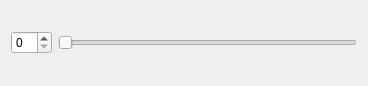
<?xml version="1.0" encoding="UTF-8"?>
<ui version="4.0">
 <class>SmallWidget</class>
 <widget class="QWidget" name="SmallWidget">
  <property name="geometry">
   <rect>
    <x>0</x>
    <y>0</y>
    <width>368</width>
    <height>86</height>
   </rect>
  </property>
  <property name="windowTitle">
   <string>Form</string>
  </property>
  <layout class="QHBoxLayout" name="horizontalLayout">
   <item>
    <widget class="QSpinBox" name="spinBox"/>
   </item>
   <item>
    <widget class="QSlider" name="horizontalSlider">
     <property name="orientation">
      <enum>Qt::Horizontal</enum>
     </property>
    </widget>
   </item>
  </layout>
 </widget>
 <resources/>
 <connections/>
</ui>
